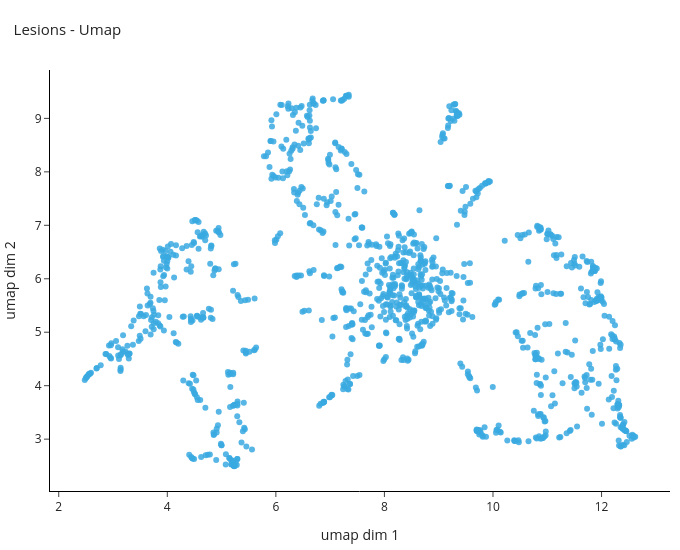

Notebook source saved alongside this figure:
### Code cell
if 'embedding' in locals() and embedding.shape[1] >= 2:
    show_embedding_plotly(
        embedding[:, :2], plotly_color_by_2d, metadata,
        compose_embedding_plot_title(results_dir_rel, reduction_method, _color_label(plotly_color_by_2d)),
        f"{reduction_method} dim 1", f"{reduction_method} dim 2",
    )
else:
    print("Dati non caricati o embedding con meno di 2 dimensioni.")

### Figure 1 — Plotly figure (JSON) as saved in the notebook; plotly's stock layout.template omitted (floating-point values rounded to 4 significant figures; data arrays with more than 128 entries replaced by an {"elided": "..."} marker saying what was removed)
{"data": [{"hoverinfo": "text", "marker": {"color": "#3aa9e0", "line": {"width": 0}, "opacity": 0.85, "size": 6}, "mode": "markers", "text": {"elided": "1150 str values"}, "type": "scatter", "x": {"elided": "1150 float values"}, "y": {"elided": "1150 float values"}}], "layout": {"height": 550, "margin": {"b": 10, "l": 10, "r": 10, "t": 70}, "title": {"font": {"size": 15}, "text": "Lesions - Umap", "x": 0.02, "xanchor": "left"}, "width": 680, "xaxis": {"linecolor": "black", "linewidth": 1, "showgrid": false, "showline": true, "title": {"text": "umap dim 1"}, "zeroline": false}, "yaxis": {"linecolor": "black", "linewidth": 1, "showgrid": false, "showline": true, "title": {"text": "umap dim 2"}, "zeroline": false}}}
